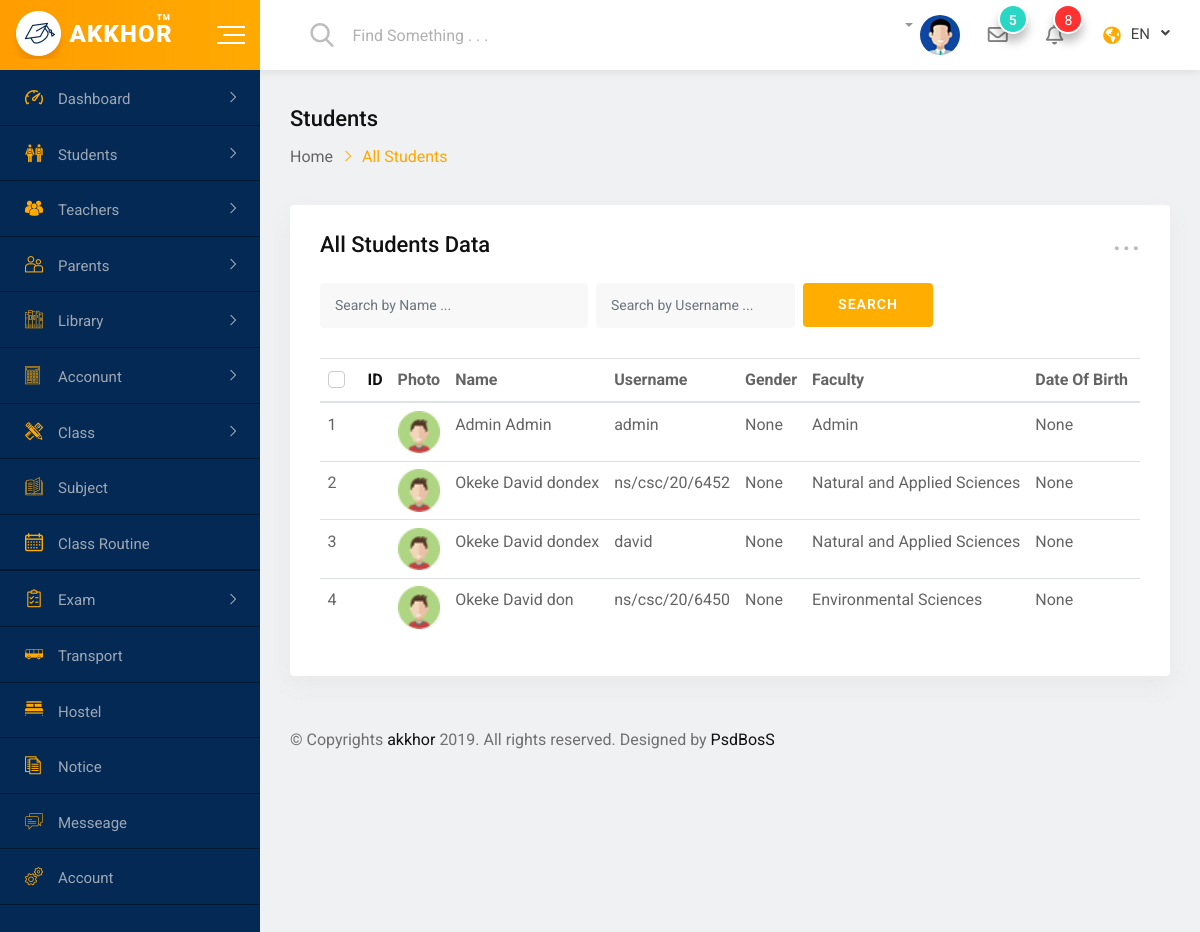
The app's page /all-student (signed in) with its own data.
### app.py (models this page shows)
class Student(db.Model):
    id = db.Column(db.Integer, primary_key=True)
    surname = db.Column(db.String(100), nullable=False)
    first_name = db.Column(db.String(100), nullable=False)
    other_name = db.Column(db.String(100), nullable=False)
    faculty = db.Column(db.String(100), nullable=False)
    phone_number = db.Column(db.String(15), nullable=False)
    username = db.Column(db.String(100), unique=True, nullable=False)
    password = db.Column(db.String(200), nullable=False)
    photo = db.Column(db.String(200), nullable=True)
    gender = db.Column(db.String(10), nullable=True)
    father_name = db.Column(db.String(100), nullable=True)
    mother_name = db.Column(db.String(100), nullable=True)
    dob = db.Column(db.String(10), nullable=True)
    email = db.Column(db.String(100), nullable=True)

### app.py (the view)
@app.route("/all-student")
@login_required(role='admin')
def all_student():
    students = Student.query.all()
    return render_template('all-student.html', students=students)

### app.py (called while the page is built)
def login_required(role="ANY"):
    def wrapper(fn):
        @wraps(fn)
        def decorated_view(*args, **kwargs):
            if 'user_id' not in session:
                return redirect(url_for('login'))
            if role != "ANY" and session.get('user_role') != role:
                return redirect(url_for('unauthorized'))
            return fn(*args, **kwargs)
        return decorated_view
    return wrapper

### templates/all-student.html (shortened to what this page needs)
{% extends "layout.html" %}
{% block all_students %}
<div class="dashboard-content-one">
    <div class="breadcrumbs-area">
        <h3>Students</h3>
        <ul>
            <li>
                <a href="#">Home</a>
            </li>
            <li>All Students</li>
        </ul>
    </div>
    <div class="card height-auto">
        <div class="card-body">
            <div class="heading-layout1">
                <div class="item-title">
                    <h3>All Students Data</h3>
                </div>
                <div class="dropdown">
                    <a class="dropdown-toggle" href="#" role="button" data-toggle="dropdown" aria-expanded="false">...</a>
                </div>
            </div>
            <form class="mg-b-20">
                <div class="row gutters-8">
                    <div class="col-4-xxxl col-xl-4 col-lg-3 col-12 form-group">
                        <input type="text" placeholder="Search by Name ..." class="form-control">
                    </div>
                    <div class="col-4-xxxl col-xl-3 col-lg-3 col-12 form-group">
                        <input type="text" placeholder="Search by Username ..." class="form-control">
                    </div>
                    <div class="col-1-xxxl col-xl-2 col-lg-3 col-12 form-group">
                        <button type="submit" class="fw-btn-fill btn-gradient-yellow">SEARCH</button>
                    </div>
                </div>
            </form>
            <div class="table-responsive">
                <table class="table display data-table text-nowrap">
                    <thead>
                        <tr>
                            <th>
                                <div class="form-check">
                                    <label class="form-check-label">ID</label>
                                </div>
                            </th>
                            <th>Photo</th>
                            <th>Name</th>
                            <th>Username</th>
                            <th>Gender</th>
                            <th>Faculty</th>
                            <th>Date Of Birth</th>
                            <th>Phone</th>
                        </tr>
                    </thead>
                    <tbody>
                        {% for student in students %}
                        <tr>
                            <td>{{ student.id }}</td>
                            <td>
                                {% if student.photo %}
                                <img src="{{ url_for('static', filename=student.photo) }}" alt="Student Photo" width="50" height="50">
                                {% else %}
                                <img src="{{ url_for('static', filename='img/figure/student2.png') }}" alt="Default Photo" width="50" height="50">
                                {% endif %}
                            </td>
                            <td>{{ student.surname }} {{ student.first_name }} {{ student.other_name }}</td>
                            <td>{{ student.username }}</td>
                            <td>{{ student.gender }}</td>
                            <td>{{ student.faculty }}</td>
                            <td>{{ student.dob }}</td>
                            <td>{{ student.phone_number }}</td>
                        </tr>
                        {% endfor %}
                    </tbody>
                </table>
            </div>
        </div>
    </div>
    <footer class="footer-wrap-layout1">
        <div class="copyright">© Copyrights <a href="#">akkhor</a> 2019. All rights reserved. Designed by <a href="#">PsdBosS</a></div>
    </footer>
</div>
{% endblock all_students %}

### templates/layout.html (shortened to what this page needs)
<!doctype html>
<html class="no-js" lang="">
<head>
    <link rel="stylesheet" href="{{url_for('static', filename='css/normalize.css')}}">
    <link rel="stylesheet" href="{{url_for('static', filename='css/main.css')}}">
    <link rel="stylesheet" href="{{url_for('static', filename='css/bootstrap.min.css')}}">
    <link rel="stylesheet" href="{{url_for('static', filename='css/all.min.css')}}">
    <link rel="stylesheet" href="{{url_for('static', filename='fonts/flaticon.css')}}">
    <link rel="stylesheet" href="{{url_for('static', filename='css/fullcalendar.min.css')}}">
    <link rel="stylesheet" href="{{url_for('static', filename='css/animate.min.css')}}">
    <link rel="stylesheet" href="{{url_for('static', filename='css/style.css')}}">
</head>
<body>
    <div id="wrapper" class="wrapper bg-ash">
        <div class="navbar navbar-expand-md header-menu-one bg-light">
            <div class="nav-bar-header-one">
                <div class="header-logo">
                    <a href="#">
                        <img src="{{url_for('static', filename='img/logo.png')}}" alt="logo">
                    </a>
                </div>
                 <div class="toggle-button sidebar-toggle">
                    <button type="button" class="item-link">
                        <span class="btn-icon-wrap">
                            <span></span>
                            <span></span>
                            <span></span>
                        </span>
                    </button>
                </div>
            </div>
            <div class="header-main-menu collapse navbar-collapse" id="mobile-navbar">
                <ul class="navbar-nav">
                    <li class="navbar-item header-search-bar">
                        <div class="input-group stylish-input-group">
                            <span class="input-group-addon">
                                <button type="submit">
                                    <span class="flaticon-search" aria-hidden="true"></span>
                                </button>
                            </span>
                            <input type="text" class="form-control" placeholder="Find Something . . .">
                        </div>
                    </li>
                </ul>
                <ul class="navbar-nav">
                    <li class="navbar-item dropdown header-admin">
                        <a class="navbar-nav-link dropdown-toggle" href="#" role="button" data-toggle="dropdown"
                            aria-expanded="false">
                            <div class="admin-img">
                                <img src="{{url_for('static', filename='img/figure/admin.jpg')}}" alt="Admin">
                            </div>
                        </a>
                    </li>
                    <li class="navbar-item dropdown header-message">
                        <a class="navbar-nav-link dropdown-toggle" href="#" role="button" data-toggle="dropdown"
                            aria-expanded="false">
                            <i class="far fa-envelope"></i>
                            <span>5</span>
                        </a>
                    </li>
                    <li class="navbar-item dropdown header-notification">
                        <a class="navbar-nav-link dropdown-toggle" href="#" role="button" data-toggle="dropdown"
                            aria-expanded="false">
                            <i class="far fa-bell"></i>
                            <span>8</span>
                        </a>
                    </li>
                     <li class="navbar-item dropdown header-language">
                        <a class="navbar-nav-link dropdown-toggle" href="#" role="button"
                        data-toggle="dropdown" aria-expanded="false"><i class="fas fa-globe-americas"></i>EN</a>
                    </li>
                </ul>
            </div>
        </div>
        <div class="dashboard-page-one">
            <div class="sidebar-main sidebar-menu-one sidebar-expand-md sidebar-color">
                 <div class="sidebar-menu-content">
                     <ul class="nav nav-sidebar-menu sidebar-toggle-view">
                         <li class="nav-item sidebar-nav-item">
                             <a href="#" class="nav-link"><i class="flaticon-dashboard"></i><span>Dashboard</span></a>
                         </li>
                         <li class="nav-item sidebar-nav-item">
                             <a href="#" class="nav-link"><i class="flaticon-classmates"></i><span>Students</span></a>
                         </li>
                         <li class="nav-item sidebar-nav-item">
                             <a href="#" class="nav-link"><i
                                     class="flaticon-multiple-users-silhouette"></i><span>Teachers</span></a>
                         </li>
                         <li class="nav-item sidebar-nav-item">
                             <a href="#" class="nav-link"><i class="flaticon-couple"></i><span>Parents</span></a>
                         </li>
                         <li class="nav-item sidebar-nav-item">
                             <a href="#" class="nav-link"><i class="flaticon-books"></i><span>Library</span></a>
                         </li>
                         <li class="nav-item sidebar-nav-item">
                             <a href="#" class="nav-link"><i class="flaticon-technological"></i><span>Acconunt</span></a>
                         </li>
                         <li class="nav-item sidebar-nav-item">
                             <a href="#" class="nav-link"><i
                                     class="flaticon-maths-class-materials-cross-of-a-pencil-and-a-ruler"></i><span>Class</span></a>
                         </li>
                         <li class="nav-item">
                             <a href="{{url_for('all_subject')}}" class="nav-link"><i
                                     class="flaticon-open-book"></i><span>Subject</span></a>
                         </li>
                         <li class="nav-item">
                             <a href="{{url_for('class_routine')}}" class="nav-link"><i class="flaticon-calendar"></i><span>Class
                                     Routine</span></a>
                         </li>
                         <li class="nav-item">
                         </li>
                         <li class="nav-item sidebar-nav-item">
                             <a href="#" class="nav-link"><i class="flaticon-shopping-list"></i><span>Exam</span></a>
                         </li>
                         <li class="nav-item">
                             <a href="{{url_for('transport')}}" class="nav-link"><i
                                     class="flaticon-bus-side-view"></i><span>Transport</span></a>
                         </li>
                         <li class="nav-item">
                             <a href="{{url_for('hostel')}}" class="nav-link"><i class="flaticon-bed"></i><span>Hostel</span></a>
                         </li>
                         <li class="nav-item">
                             <a href="{{url_for('notice_board')}}" class="nav-link"><i
                                     class="flaticon-script"></i><span>Notice</span></a>
                         </li>
                         <li class="nav-item">
                             <a href="{{url_for('messaging')}}" class="nav-link"><i
                                     class="flaticon-chat"></i><span>Messeage</span></a>
                         </li>
                         <li class="nav-item">
                             <a href="{{url_for('account_settings')}}" class="nav-link"><i
                                     class="flaticon-settings"></i><span>Account</span></a>
                         </li>
                     </ul>
                 </div>
             </div>
            {% block all_students %}{% endblock all_students %}
        </div>
    </div>
</body>
</html>

### static/css/main.css (style rules this page uses)
html { color: #222; font-size: 1em; line-height: 1.4; }
audio, canvas, iframe, img, svg, video { vertical-align: middle; }

### records on screen
Student: id "1", surname "Admin", first_name "Admin", username "admin", gender "None", faculty "Admin", dob "None"
Student: id "2", surname "Okeke", first_name "David", other_name "dondex", username "ns/csc/20/6452", gender "None", faculty "Natural and Applied Sciences", dob "None"
Student: id "3", surname "Okeke", first_name "David", other_name "dondex", username "david", gender "None", faculty "Natural and Applied Sciences", dob "None"
Student: id "4", surname "Okeke", first_name "David", other_name "don", username "ns/csc/20/6450", gender "None", faculty "Environmental Sciences", dob "None"
